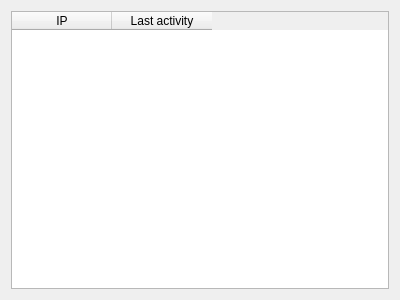
<?xml version="1.0" encoding="UTF-8"?>
<ui version="4.0">
 <class>ComputersWidget</class>
 <widget class="QWidget" name="ComputersWidget">
  <property name="geometry">
   <rect>
    <x>0</x>
    <y>0</y>
    <width>400</width>
    <height>300</height>
   </rect>
  </property>
  <property name="windowTitle">
   <string>Form</string>
  </property>
  <layout class="QVBoxLayout" name="verticalLayout">
   <item>
    <widget class="QTableWidget" name="computersTW">
     <property name="editTriggers">
      <set>QAbstractItemView::NoEditTriggers</set>
     </property>
     <property name="sortingEnabled">
      <bool>true</bool>
     </property>
     <column>
      <property name="text">
       <string>IP</string>
      </property>
     </column>
     <column>
      <property name="text">
       <string>Last activity</string>
      </property>
     </column>
    </widget>
   </item>
  </layout>
 </widget>
 <resources/>
 <connections/>
</ui>
